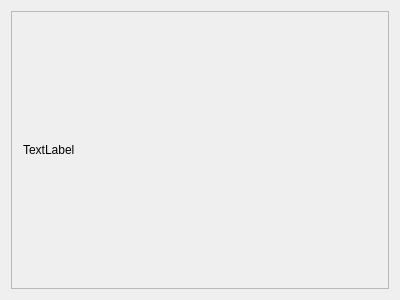
<?xml version="1.0" encoding="UTF-8"?>
<ui version="4.0">
 <class>MainWindow</class>
 <widget class="QMainWindow" name="MainWindow">
  <property name="geometry">
   <rect>
    <x>0</x>
    <y>0</y>
    <width>400</width>
    <height>300</height>
   </rect>
  </property>
  <property name="windowTitle">
   <string>MainWindow</string>
  </property>
  <widget class="QWidget" name="centralWidget">
   <layout class="QVBoxLayout" name="verticalLayout">
    <item>
     <widget class="QScrollArea" name="scrollArea">
      <property name="widgetResizable">
       <bool>true</bool>
      </property>
      <widget class="QWidget" name="scrollAreaWidgetContents">
       <property name="geometry">
        <rect>
         <x>0</x>
         <y>0</y>
         <width>380</width>
         <height>280</height>
        </rect>
       </property>
       <layout class="QVBoxLayout" name="verticalLayout_2">
        <item>
         <widget class="QLabel" name="label">
          <property name="text">
           <string>TextLabel</string>
          </property>
         </widget>
        </item>
       </layout>
      </widget>
     </widget>
    </item>
   </layout>
  </widget>
  <action name="actionSave">
   <property name="text">
    <string>Save</string>
   </property>
  </action>
 </widget>
 <layoutdefault spacing="6" margin="11"/>
 <resources/>
 <connections/>
</ui>
